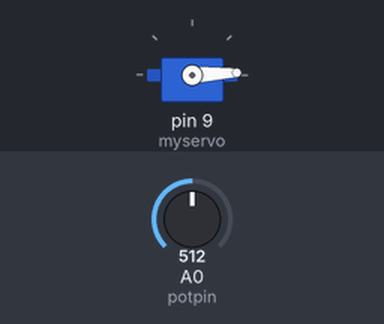
Bench run of a sketch on a simulated Arduino Uno, built with avr-gcc and run on an emulated ATmega328P. Parts: servo. Inputs (shaded band) come from the test bench; at power-on: A0 (potpin) = 512.

Above: at 0.05 s.
At 1.25 s:
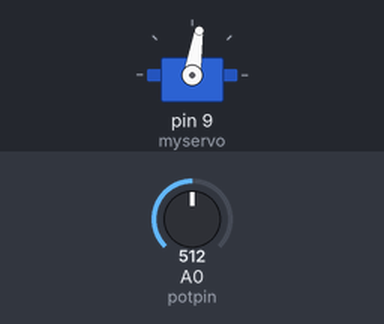
At 2.5 s:
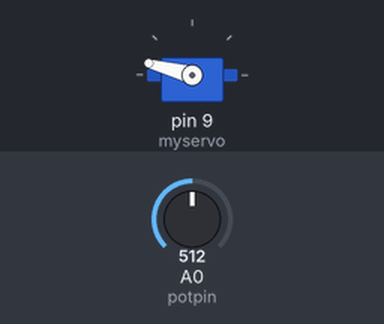
At 5.4 s:
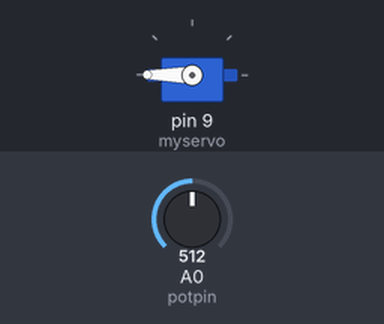
Timing chart, 0 to 7.1 s (numbered marks = the images above):
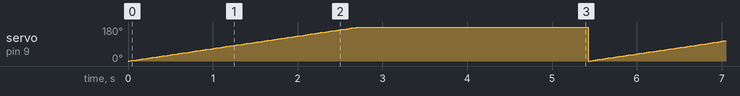

Measured:
- by itself, servo on pin 9 (myservo): ramps from 0° to 180° and jumps back, once every 5.4 s

The sketch:

Servo.ino
```cpp
#include <Servo.h>
Servo myservo;

int potpin = 0;
int val;

void setup() {
  myservo.attach(9);
}

void loop() {
  val = analogRead(potpin);
  val = map(val, 0, 1023, 0, 180);
  for(int i = 0; i<360;i++){
  myservo.write(i);
  delay(15);
  }
}
```
